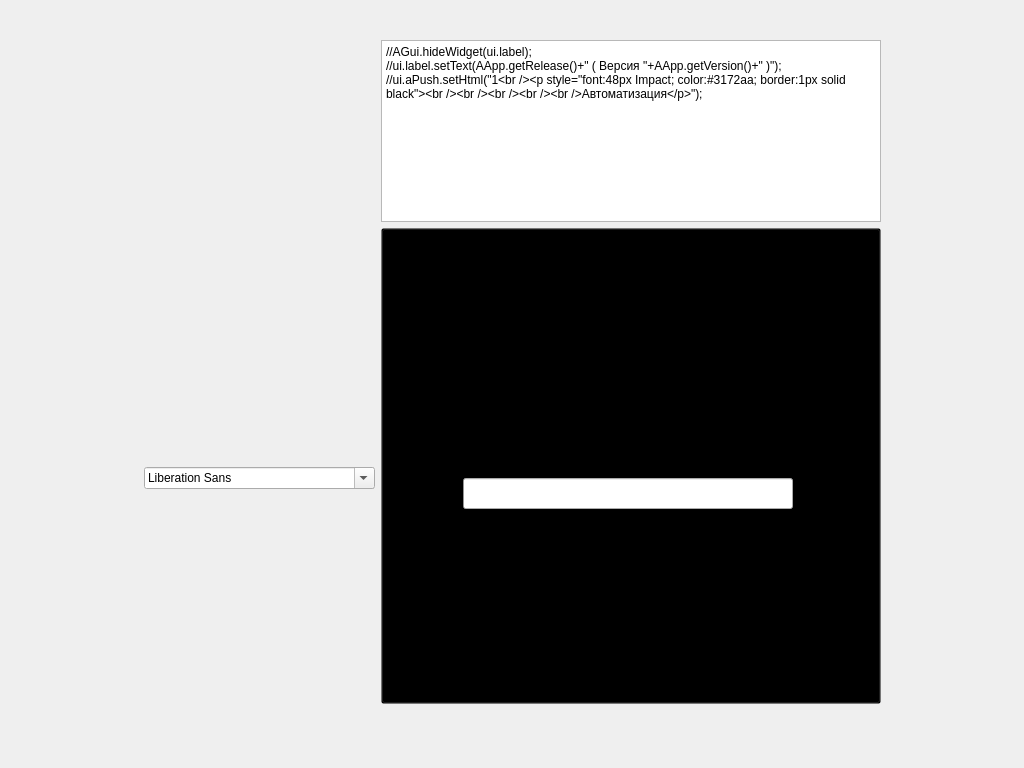
<?xml version="1.0" encoding="UTF-8"?>
<ui version="4.0">
 <class>uiStartScreen</class>
 <widget class="QWidget" name="uiStartScreen">
  <property name="geometry">
   <rect>
    <x>0</x>
    <y>0</y>
    <width>1024</width>
    <height>768</height>
   </rect>
  </property>
  <property name="windowTitle">
   <string>Form</string>
  </property>
  <layout class="QGridLayout" name="gridLayout">
   <item row="2" column="2">
    <widget class="QWidget" name="widget" native="true">
     <property name="minimumSize">
      <size>
       <width>500</width>
       <height>500</height>
      </size>
     </property>
     <widget class="QPushButton" name="pButton">
      <property name="geometry">
       <rect>
        <x>0</x>
        <y>0</y>
        <width>500</width>
        <height>476</height>
       </rect>
      </property>
      <property name="minimumSize">
       <size>
        <width>500</width>
        <height>450</height>
       </size>
      </property>
      <property name="maximumSize">
       <size>
        <width>500</width>
        <height>500</height>
       </size>
      </property>
      <property name="styleSheet">
       <string notr="true">background-color: transparent;</string>
      </property>
      <property name="text">
       <string/>
      </property>
      <property name="icon">
       <iconset>
        <normaloff>:/icons/images/logo.png</normaloff>:/icons/images/logo.png</iconset>
      </property>
      <property name="iconSize">
       <size>
        <width>500</width>
        <height>500</height>
       </size>
      </property>
     </widget>
     <widget class="QProgressBar" name="progressBar">
      <property name="geometry">
       <rect>
        <x>82</x>
        <y>250</y>
        <width>330</width>
        <height>31</height>
       </rect>
      </property>
      <property name="minimumSize">
       <size>
        <width>330</width>
        <height>31</height>
       </size>
      </property>
      <property name="maximumSize">
       <size>
        <width>400</width>
        <height>16777215</height>
       </size>
      </property>
      <property name="value">
       <number>0</number>
      </property>
      <property name="alignment">
       <set>Qt::AlignCenter</set>
      </property>
      <property name="textVisible">
       <bool>false</bool>
      </property>
     </widget>
    </widget>
   </item>
   <item row="6" column="2">
    <spacer name="verticalSpacer_2">
     <property name="orientation">
      <enum>Qt::Vertical</enum>
     </property>
     <property name="sizeHint" stdset="0">
      <size>
       <width>20</width>
       <height>40</height>
      </size>
     </property>
    </spacer>
   </item>
   <item row="0" column="2">
    <spacer name="verticalSpacer">
     <property name="orientation">
      <enum>Qt::Vertical</enum>
     </property>
     <property name="sizeHint" stdset="0">
      <size>
       <width>20</width>
       <height>40</height>
      </size>
     </property>
    </spacer>
   </item>
   <item row="2" column="3">
    <spacer name="horizontalSpacer_2">
     <property name="orientation">
      <enum>Qt::Horizontal</enum>
     </property>
     <property name="sizeHint" stdset="0">
      <size>
       <width>40</width>
       <height>20</height>
      </size>
     </property>
    </spacer>
   </item>
   <item row="2" column="0">
    <spacer name="horizontalSpacer">
     <property name="orientation">
      <enum>Qt::Horizontal</enum>
     </property>
     <property name="sizeHint" stdset="0">
      <size>
       <width>40</width>
       <height>20</height>
      </size>
     </property>
    </spacer>
   </item>
   <item row="1" column="2">
    <widget class="QPlainTextEdit" name="pteWidgetScript">
     <property name="plainText">
      <string>//AGui.hideWidget(ui.label);
//ui.label.setText(AApp.getRelease()+&quot; ( Версия &quot;+AApp.getVersion()+&quot; )&quot;);
//ui.aPush.setHtml(&quot;1&lt;br&gt;&lt;p style='font: 48px Impact; color: #3172aa; border:1px solid black;'&gt;&lt;br&gt;&lt;br&gt;&lt;br&gt;&lt;br&gt;&lt;br&gt;Автоматизация&lt;/p&gt;&quot;);</string>
     </property>
     <property name="currentRecord" stdset="0">
      <string/>
     </property>
    </widget>
   </item>
   <item row="2" column="1">
    <widget class="QFontComboBox" name="fontComboBox"/>
   </item>
  </layout>
 </widget>
 <resources/>
 <connections/>
</ui>
